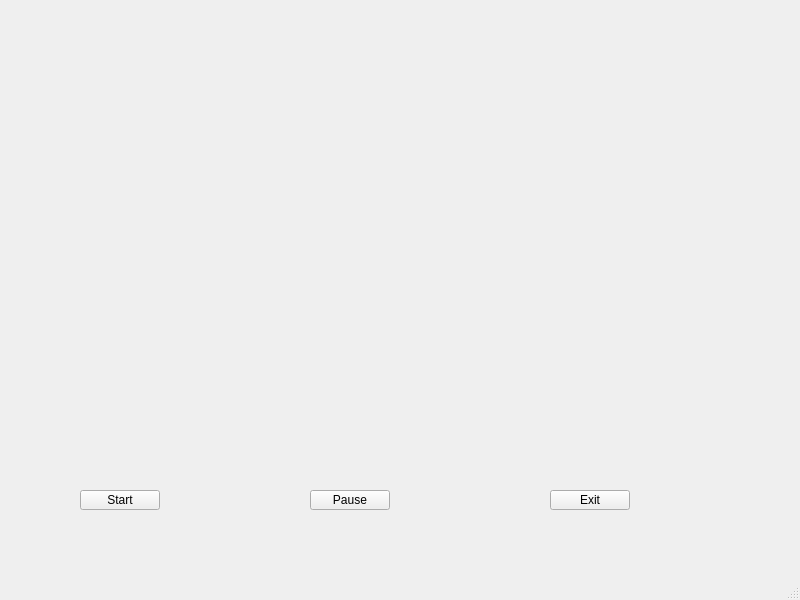
<?xml version="1.0" encoding="UTF-8"?>
<ui version="4.0">
 <class>MainWindow</class>
 <widget class="QMainWindow" name="MainWindow">
  <property name="geometry">
   <rect>
    <x>0</x>
    <y>0</y>
    <width>800</width>
    <height>600</height>
   </rect>
  </property>
  <property name="windowTitle">
   <string>MainWindow</string>
  </property>
  <widget class="QWidget" name="centralwidget">
   <widget class="QPushButton" name="startButton">
    <property name="geometry">
     <rect>
      <x>80</x>
      <y>490</y>
      <width>80</width>
      <height>20</height>
     </rect>
    </property>
    <property name="text">
     <string>Start</string>
    </property>
   </widget>
   <widget class="QPushButton" name="pauseButton">
    <property name="geometry">
     <rect>
      <x>310</x>
      <y>490</y>
      <width>80</width>
      <height>20</height>
     </rect>
    </property>
    <property name="text">
     <string>Pause</string>
    </property>
   </widget>
   <widget class="QPushButton" name="exitButton">
    <property name="geometry">
     <rect>
      <x>550</x>
      <y>490</y>
      <width>80</width>
      <height>20</height>
     </rect>
    </property>
    <property name="text">
     <string>Exit</string>
    </property>
   </widget>
  </widget>
  <widget class="QMenuBar" name="menubar">
   <property name="geometry">
    <rect>
     <x>0</x>
     <y>0</y>
     <width>800</width>
     <height>21</height>
    </rect>
   </property>
  </widget>
  <widget class="QStatusBar" name="statusbar"/>
 </widget>
 <resources/>
 <connections/>
</ui>
